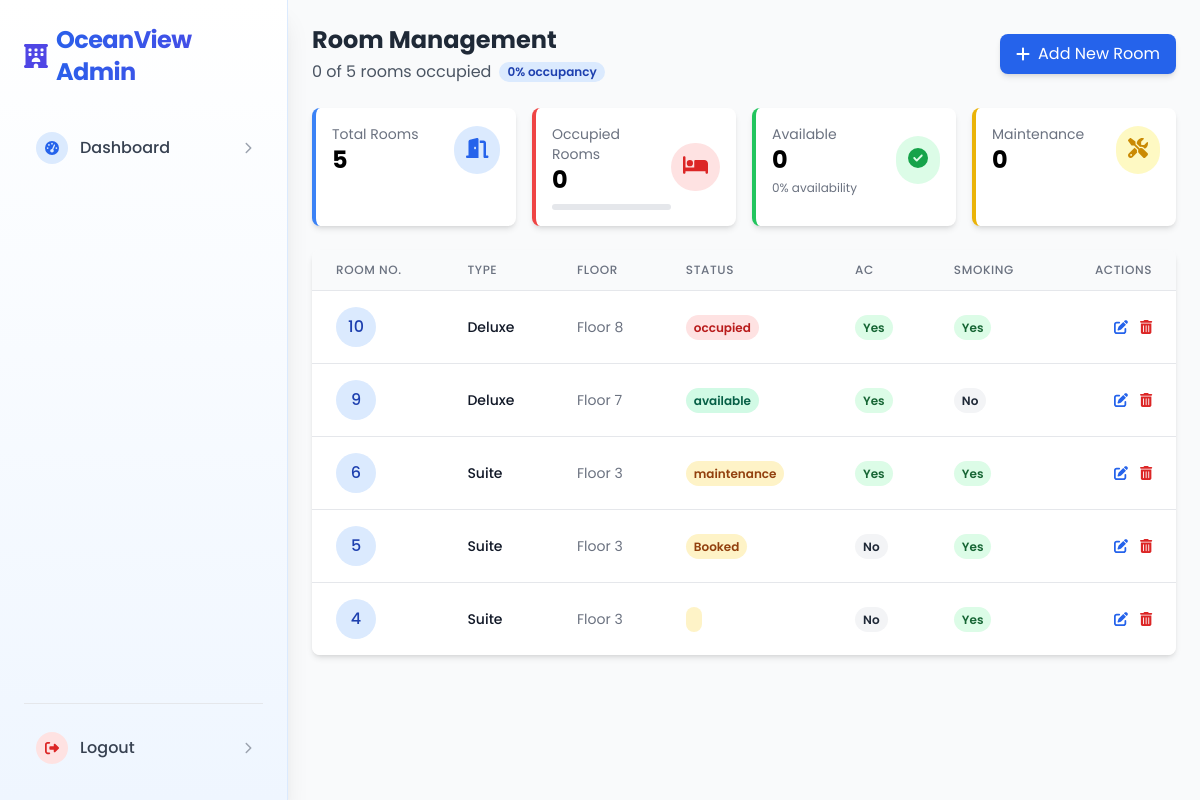
The page /rooms.php (signed in) on the database its author committed.
### tables this page shows
CREATE TABLE `rooms` (
  `room_id` int(11) NOT NULL,
  `room_number` varchar(10) DEFAULT NULL,
  `type_id` int(11) DEFAULT NULL,
  `status` varchar(20) DEFAULT NULL,
  `floor` int(11) DEFAULT NULL,
  `is_smoking_allowed` tinyint(1) DEFAULT NULL,
  `is_ac` tinyint(1) DEFAULT NULL
);

CREATE TABLE `room_types` (
  `type_id` int(11) NOT NULL,
  `type_name` varchar(100) DEFAULT NULL,
  `description` text DEFAULT NULL,
  `price_per_night` decimal(10,2) DEFAULT NULL
);

### rooms.php (the view, shortened to what this page needs)
<?php
$host = 'localhost';
$db = 'hotelsystem';
$user = 'root';
$pass = '';
try {
    $pdo = new PDO("mysql:host=$host;dbname=$db", $user, $pass);
    $pdo->setAttribute(PDO::ATTR_ERRMODE, PDO::ERRMODE_EXCEPTION);
} catch (PDOException $e) {
    die("Database connection failed: " . $e->getMessage());
}
$stmt = $pdo->query("SELECT rooms.*, room_types.type_name FROM rooms JOIN room_types ON rooms.type_id = room_types.type_id ORDER BY room_id DESC");
$rooms = $stmt->fetchAll(PDO::FETCH_ASSOC);
$statusCounts = ['Available' => 0, 'Occupied' => 0, 'Maintenance' => 0];
$totalRooms = count($rooms);
$occupiedPercentage = 0;
if ($totalRooms > 0) {
    $occupiedPercentage = round(($statusCounts['Occupied'] / $totalRooms) * 100);
}
?>
<!DOCTYPE html>
<html lang="en">
<head>
    <script src="https://cdn.tailwindcss.com"></script>
</head>
<body class="flex bg-gray-50 min-h-screen">
<?php include 'sidebar.php'; ?>
    <div class="flex-1 p-4 md:p-6">
        <div class="flex flex-col md:flex-row justify-between items-start md:items-center mb-6 gap-4">
            <div>
                <h1 class="text-2xl font-bold text-gray-800">Room Management</h1>
                <div class="flex items-center gap-2 mt-1">
                    <span class="text-gray-600"><?= $statusCounts['Occupied'] ?> of <?= $totalRooms ?> rooms occupied</span>
                    <span class="px-2 py-0.5 text-xs font-semibold rounded-full
                        <?= $occupiedPercentage > 80 ? 'bg-red-100 text-red-800' : 'bg-blue-100 text-blue-800' ?>">
                        <?= $occupiedPercentage ?>% occupancy
                    </span>
                </div>
            </div>
            <a href="add_room.php" class="flex items-center gap-2 bg-blue-600 hover:bg-blue-700 text-white px-4 py-2 rounded-lg transition-colors shadow-md">
                <i class="fas fa-plus"></i>
                <span>Add New Room</span>
            </a>
        </div>
        <div class="grid grid-cols-1 sm:grid-cols-2 lg:grid-cols-4 gap-4 mb-6">
            <div class="bg-white p-4 rounded-lg shadow-md border-l-4 border-blue-500 card-hover transition-all">
                <div class="flex justify-between items-center">
                    <div>
                        <p class="text-gray-500 text-sm">Total Rooms</p>
                        <h3 class="text-2xl font-bold"><?= $totalRooms ?></h3>
                    </div>
                    <div class="bg-blue-100 p-3 rounded-full">
                        <i class="fas fa-door-open text-blue-600 text-xl"></i>
                    </div>
                </div>
            </div>
            <div class="bg-white p-4 rounded-lg shadow-md border-l-4 border-red-500 card-hover transition-all
                <?= $occupiedPercentage > 80 ? 'ring-2 ring-red-300' : '' ?>">
                <div class="flex justify-between items-center">
                    <div>
                        <p class="text-gray-500 text-sm">Occupied Rooms</p>
                        <h3 class="text-2xl font-bold"><?= $statusCounts['Occupied'] ?></h3>
                        <div class="w-full bg-gray-200 rounded-full h-1.5 mt-2">
                        </div>
                    </div>
                    <div class="bg-red-100 p-3 rounded-full">
                        <i class="fas fa-bed text-red-600 text-xl"></i>
                    </div>
                </div>
            </div>
            <div class="bg-white p-4 rounded-lg shadow-md border-l-4 border-green-500 card-hover transition-all">
                <div class="flex justify-between items-center">
                    <div>
                        <p class="text-gray-500 text-sm">Available</p>
                        <h3 class="text-2xl font-bold"><?= $statusCounts['Available'] ?></h3>
                        <p class="text-xs text-gray-500 mt-1"><?= round(($statusCounts['Available'] / $totalRooms) * 100) ?>% availability</p>
                    </div>
                    <div class="bg-green-100 p-3 rounded-full">
                        <i class="fas fa-check-circle text-green-600 text-xl"></i>
                    </div>
                </div>
            </div>
            <div class="bg-white p-4 rounded-lg shadow-md border-l-4 border-yellow-500 card-hover transition-all">
                <div class="flex justify-between items-center">
                    <div>
                        <p class="text-gray-500 text-sm">Maintenance</p>
                        <h3 class="text-2xl font-bold"><?= $statusCounts['Maintenance'] ?></h3>
                    </div>
                    <div class="bg-yellow-100 p-3 rounded-full">
                        <i class="fas fa-tools text-yellow-600 text-xl"></i>
                    </div>
                </div>
            </div>
        </div>
        <div class="bg-white rounded-lg shadow-md overflow-hidden">
            <div class="overflow-x-auto">
                <table class="min-w-full divide-y divide-gray-200">
                    <thead class="bg-gray-50">
                        <tr>
                            <th scope="col" class="px-6 py-3 text-left text-xs font-medium text-gray-500 uppercase tracking-wider">Room No.</th>
                            <th scope="col" class="px-6 py-3 text-left text-xs font-medium text-gray-500 uppercase tracking-wider">Type</th>
                            <th scope="col" class="px-6 py-3 text-left text-xs font-medium text-gray-500 uppercase tracking-wider">Floor</th>
                            <th scope="col" class="px-6 py-3 text-left text-xs font-medium text-gray-500 uppercase tracking-wider">Status</th>
                            <th scope="col" class="px-6 py-3 text-left text-xs font-medium text-gray-500 uppercase tracking-wider">AC</th>
                            <th scope="col" class="px-6 py-3 text-left text-xs font-medium text-gray-500 uppercase tracking-wider">Smoking</th>
                            <th scope="col" class="px-6 py-3 text-right text-xs font-medium text-gray-500 uppercase tracking-wider">Actions</th>
                        </tr>
                    </thead>
                    <tbody class="bg-white divide-y divide-gray-200">
                        <?php foreach ($rooms as $room): ?>
                            <tr class="hover:bg-gray-50 transition-colors">
                                <td class="px-6 py-4 whitespace-nowrap">
                                    <div class="flex items-center">
                                        <div class="flex-shrink-0 h-10 w-10 bg-blue-100 rounded-full flex items-center justify-center">
                                            <span class="text-blue-800 font-medium"><?= htmlspecialchars($room['room_number']) ?></span>
                                        </div>
                                    </div>
                                </td>
                                <td class="px-6 py-4 whitespace-nowrap">
                                    <div class="text-sm font-medium text-gray-900"><?= htmlspecialchars($room['type_name']) ?></div>
                                </td>
                                <td class="px-6 py-4 whitespace-nowrap">
                                    <div class="text-sm text-gray-500">Floor <?= htmlspecialchars($room['floor']) ?></div>
                                </td>
                                <td class="px-6 py-4 whitespace-nowrap">
                                    <?php
                                    $statusClass = strtolower($room['status']) === 'available' ? 'status-available' :
                                                  (strtolower($room['status']) === 'occupied' ? 'status-occupied' : 'status-maintenance');
                                    ?>
                                    <span class="px-2 py-1 text-xs font-semibold rounded-full <?= $statusClass ?>">
                                        <?= htmlspecialchars($room['status']) ?>
                                    </span>
                                </td>
                                <td class="px-6 py-4 whitespace-nowrap">
                                    <span class="px-2 py-1 text-xs font-semibold rounded-full <?= $room['is_ac'] ? 'bg-green-100 text-green-800' : 'bg-gray-100 text-gray-800' ?>">
                                        <?= $room['is_ac'] ? 'Yes' : 'No' ?>
                                    </span>
                                </td>
                                <td class="px-6 py-4 whitespace-nowrap">
                                    <span class="px-2 py-1 text-xs font-semibold rounded-full <?= $room['is_smoking_allowed'] ? 'bg-green-100 text-green-800' : 'bg-gray-100 text-gray-800' ?>">
                                        <?= $room['is_smoking_allowed'] ? 'Yes' : 'No' ?>
                                    </span>
                                </td>
                                <td class="px-6 py-4 whitespace-nowrap text-right text-sm font-medium">
                                    <div class="flex justify-end space-x-3">
                                        <a href="edit_room.php?id=<?= $room['room_id'] ?>" class="text-blue-600 hover:text-blue-900" title="Edit">
                                            <i class="fas fa-edit"></i>
                                        </a>
                                        <a href="delete_room.php?id=<?= $room['room_id'] ?>" class="text-red-600 hover:text-red-900" title="Delete" onclick="return confirm('Are you sure you want to delete this room?')">
                                            <i class="fas fa-trash-alt"></i>
                                        </a>
                                    </div>
                                </td>
                            </tr>
                        <?php endforeach; ?>
                    </tbody>
                </table>
            </div>
        </div>
    </div>
</body>
</html>

### sidebar.php (shortened to what this page needs)
<div id="sidebar" class="fixed md:relative transform -translate-x-full md:translate-x-0 transition-transform duration-300 ease-in-out z-40 w-72 bg-gradient-to-b from-white to-blue-50 shadow-xl p-6 space-y-8 min-h-screen border-r border-blue-100">
    <div class="flex items-center justify-between">
        <h2 class="text-2xl font-bold bg-gradient-to-r from-blue-600 to-indigo-600 bg-clip-text text-transparent flex items-center gap-2">
            <i class="fas fa-hotel text-indigo-600"></i> <span class="tracking-tight">OceanView Admin</span>
        </h2>
    </div>
    <ul class="space-y-1">
    <li>
        <a href="dashboard.php" class="flex items-center p-3 rounded-lg hover:bg-blue-50 group">
            <div class="w-8 h-8 flex items-center justify-center rounded-full bg-blue-100 text-blue-600 group-hover:bg-blue-600 group-hover:text-white mr-3">
                <i class="fas fa-tachometer-alt text-sm"></i>
            </div>
            <span class="font-medium text-gray-700 group-hover:text-blue-600">Dashboard</span>
            <i class="fas fa-chevron-right ml-auto text-xs text-gray-400 group-hover:text-blue-600"></i>
        </a>
    </li>
</ul>
    <div class="absolute bottom-6 left-0 right-0 px-6">
        <div class="border-t border-gray-200 pt-4">
            <a href="logout.php" class="flex items-center p-3 rounded-lg hover:bg-red-50 transition-all duration-200 group">
                <div class="w-8 h-8 flex items-center justify-center rounded-full bg-red-100 text-red-600 group-hover:bg-red-600 group-hover:text-white transition-all duration-200 mr-3">
                    <i class="fas fa-sign-out-alt text-sm"></i>
                </div>
                <span class="font-medium text-gray-700 group-hover:text-red-600">Logout</span>
                <i class="fas fa-chevron-right ml-auto text-xs text-gray-400 group-hover:text-red-600"></i>
            </a>
        </div>
    </div>
</div>

### rooms.php (style rules this page uses)
body { font-family: 'Poppins', sans-serif; }
.status-available { background-color: #d1fae5; color: #065f46; }
.status-occupied { background-color: #fee2e2; color: #b91c1c; }
.status-maintenance { background-color: #fef3c7; color: #92400e; }

### rows shown on the page
rooms: room_number "10", type.type_name "Deluxe", floor "8", status "occupied", is_ac "Yes", is_smoking_allowed "Yes"
rooms: room_number "9", type.type_name "Deluxe", floor "7", status "available", is_ac "Yes", is_smoking_allowed "No"
rooms: room_number "6", type.type_name "Suite", floor "3", status "maintenance", is_ac "Yes", is_smoking_allowed "Yes"
rooms: room_number "5", type.type_name "Suite", floor "3", status "Booked", is_ac "No", is_smoking_allowed "Yes"
rooms: room_number "4", type.type_name "Suite", floor "3", is_ac "No", is_smoking_allowed "Yes"

### other values the page prints
$statusCounts['Occupied'] "0"
$totalRooms "5"
$occupiedPercentage "0"
$statusCounts['Available'] "0"
$statusCounts['Maintenance'] "0"
